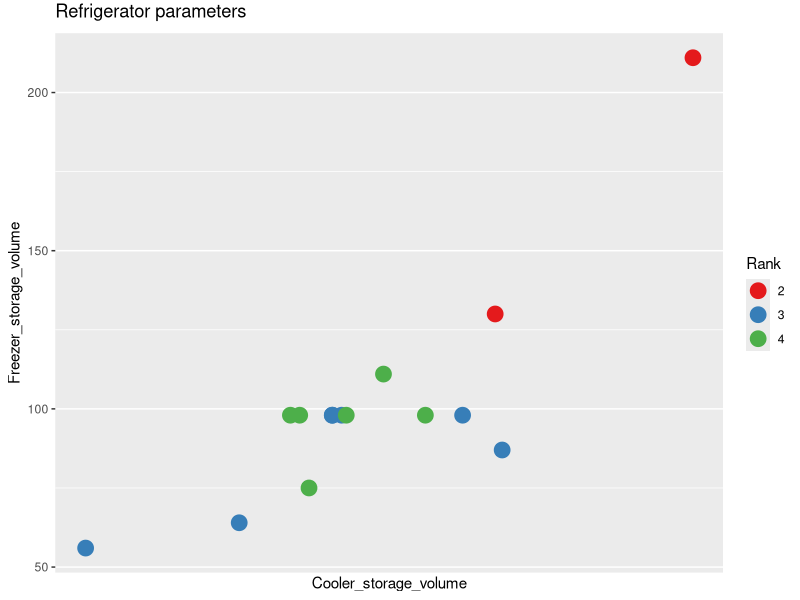

The R source for this figure:
#install.packages("ggplot2")
library("ggplot2")

df <- as.data.frame(matrix(c(276, 262, 196, 192, 206, 228, 188, 279, 206, 246, 100, 210, 212, 361, 166,
                             130, 98, 75, 98, 98, 111, 98, 87, 98, 98, 56, 98, 98, 211, 64,
                             17, 18, 28, 21, 24, 24, 20, 16, 24, 16, 20, 20, 18, 12, 19,
                             3399, 2099, 899, 1399, 1799, 1199, 1699, 1999, 2199, 2099, 890, 1899, 1799, 3449, 1198), 15, 4))
labels <- c("1", "2", "3", "4", "5")
result <- c(2, 3, 4, 4, 3, 4, 4, 3, 3, 4, 3, 3, 4, 2, 3)
factors <- factor(result, labels)
df <- cbind(df, factors)
colnames(df) <- c("Cooler_storage_volume", "Freezer_storage_volume", "Temp_keep_in_h_if_power_outage", "Price", "Rank")

scatterplot <- ggplot(data=df, aes(x = Cooler_storage_volume, y = Freezer_storage_volume, col = Rank)) + geom_point()
scatterplot <- scatterplot + geom_point(size = 5) + xlab("Cooler_storage_volume")+ylab("Freezer_storage_volume") + labs(colour = "Rank") + ggtitle("Refrigerator parameters")
scatterplot <- scatterplot + scale_colour_brewer(palette = "Set1") + theme(plot.title = element_text(vjust =+ 2)) + scale_x_continuous(breaks = 1:8)
scatterplot
